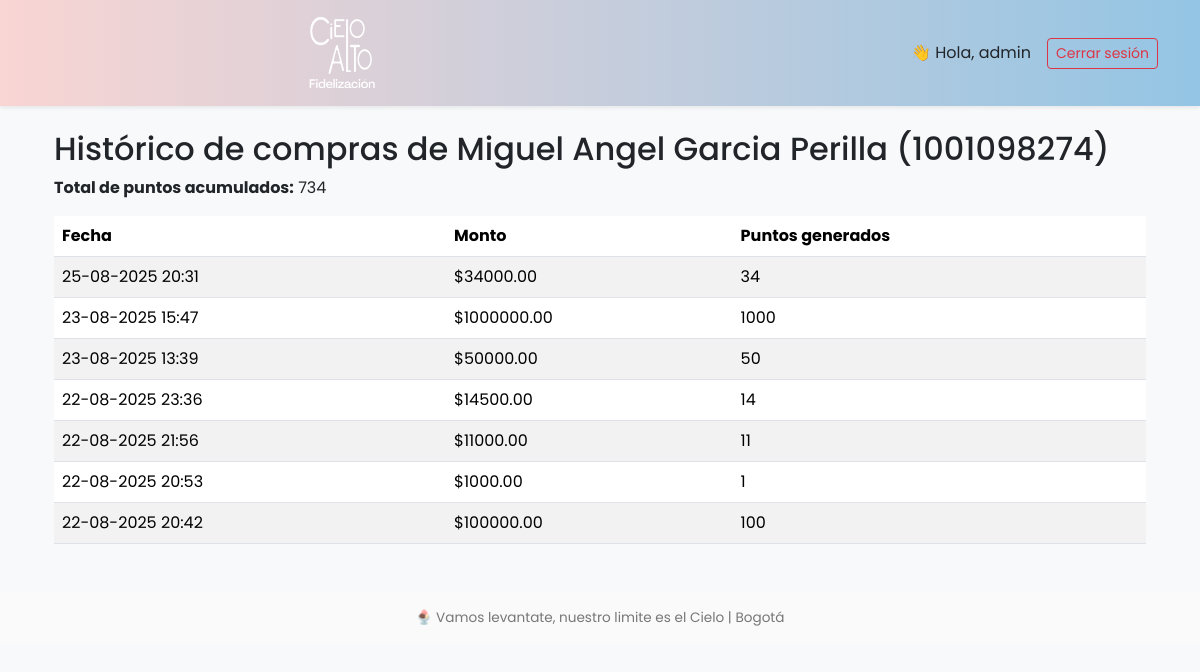
/compras/historico/1 (signed in), run on the app's committed database.
### models/login.py (models this page shows, shortened)
class Login(UserMixin, db.Model):
    id = db.Column(db.Integer, primary_key=True)
    username = db.Column(db.String(50), unique=True, nullable=False)
    password_hash = db.Column(db.String(128), nullable=False)
    rol = db.Column(db.String(20), nullable=False, default="general")

### models/cliente.py (models this page shows, shortened)
class Cliente(db.Model):
    __tablename__ = 'clientes'
    id = db.Column(db.Integer, primary_key=True)
    cedula = db.Column(db.String(20), unique=True, nullable=False)
    nombre = db.Column(db.String(100), nullable=False)
    correo = db.Column(db.String(120), unique=True, nullable=False)
    telefono = db.Column(db.String(20), nullable=True)
    fecha_nacimiento = db.Column(db.Date, nullable=True)
    puntos = db.Column(db.Integer, default=0)

### models/compra.py (models this page shows, shortened)
class Compra(db.Model):
    __tablename__ = "compras"
    id = db.Column(db.Integer, primary_key=True)
    cliente_id = db.Column(db.Integer, db.ForeignKey("clientes.id"), nullable=False)
    fecha = db.Column(db.DateTime, default=datetime.utcnow)
    monto_total = db.Column(db.Float, nullable=False)
    puntos_generados = db.Column(db.Integer, nullable=False)
    cliente = db.relationship("Cliente", backref="compras", lazy=True)

### routes/compra.py (the view)
@compra_bp.route("/historico/<int:cliente_id>")
@role_required("admin", "general")
def historico_compras(cliente_id):
    cliente = Cliente.query.get_or_404(cliente_id)
    compras = Compra.query.filter_by(cliente_id=cliente.id).order_by(Compra.fecha.desc()).all()
    return render_template("compras/historico.html", cliente=cliente, compras=compras)

### app.py (called while the page is built)
@login_manager.user_loader
def load_user(user_id):
    return Login.query.get(int(user_id))

@app.template_filter("bogota_time")
def bogota_time(value, fmt="%d-%m-%Y %H:%M"):
    if value is None:
        return ""
    bogota = pytz.timezone("America/Bogota")
    return value.replace(tzinfo=pytz.utc).astimezone(bogota).strftime(fmt)

### templates/compras/historico.html
{% extends "base.html" %}
{% block content %}
<div class="container mt-4">
    <h2>Histórico de compras de {{ cliente.nombre }} ({{ cliente.cedula }})</h2>
    <p><strong>Total de puntos acumulados:</strong> {{ cliente.puntos }}</p>
    {% if compras %}
        <table class="table table-striped">
            <thead>
                <tr>
                    <th>Fecha</th>
                    <th>Monto</th>
                    <th>Puntos generados</th>
                </tr>
            </thead>
            <tbody>
                {% for compra in compras %}
                    <tr>
                        <td>{{ compra.fecha|bogota_time }}</td>
                        <td>${{ "%.2f"|format(compra.monto_total) }}</td>
                        <td>{{ compra.puntos_generados }}</td>
                    </tr>
                {% endfor %}
            </tbody>
        </table>
    {% else %}
        <p>No hay compras registradas aún.</p>
    {% endif %}
</div>
{% endblock %}

### templates/base.html (shortened to what this page needs)
<!DOCTYPE html>
<html lang="es">
<head>
  <link rel="stylesheet" href="https://cdn.jsdelivr.net/npm/bootstrap@5.3.2/dist/css/bootstrap.min.css">
  <link rel="stylesheet" href="{{ url_for('static', filename='css/styles.css') }}">
</head>
<body class="bg-light" style="font-family: 'Poppins', sans-serif;">
<nav class="navbar navbar-expand-lg shadow-sm" style="background: linear-gradient(90deg, #f9d5d3, #94c5e4);">
  <div class="container">
    <a class="navbar-brand d-flex align-items-center fw-bold text-dark"
      {% if request.endpoint in ['users.consulta', 'users.resultados'] %}
        href="#"
        onclick="return false;"
      {% else %}
        href="{{ url_for('index') }}"
      {% endif %}>
      <img src="{{ url_for('static', filename='img/logo.png') }}" alt="Logo Cielo Alto" class="me-2" style="height:80px;">
    </a>
    <div class="ms-auto d-flex align-items-center">
      {% if current_user.is_authenticated %}
        <span class="me-3">👋 Hola, {{ current_user.username }}</span>
        <a href="{{ url_for('auth.logout') }}" class="btn btn-outline-danger btn-sm">Cerrar sesión</a>
      {% else %}
        <a href="{{ url_for('auth.login') }}" class="btn btn-outline-primary btn-sm">Iniciar sesión</a>
      {% endif %}
    </div>
  </div>
</nav>
  <div class="container my-4">
    {% block content %}{% endblock %}
  </div>
  <footer class="text-center py-3 mt-5" style="background-color: #fafafa; font-size: 0.85rem; color:#777;">
    <p class="mb-0">🍨 Vamos levantate, nuestro limite es el Cielo | Bogotá</p>
  </footer>
</body>
</html>

### static/css/styles.css (style rules this page uses)
.navbar-brand img { height: 80px; width: auto; }
.navbar .navbar-brand { margin-left: auto; margin-right: auto; }

### data on the page
Login: username "admin"
Cliente: nombre "Miguel Angel Garcia Perilla", cedula "1001098274", puntos "734"
Compra: fecha|bogota_time "25-08-2025 20:31", monto_total "34000.00", puntos_generados "34"
Compra: fecha|bogota_time "23-08-2025 15:47", monto_total "1000000.00", puntos_generados "1000"
Compra: fecha|bogota_time "23-08-2025 13:39", monto_total "50000.00", puntos_generados "50"
Compra: fecha|bogota_time "22-08-2025 23:36", monto_total "14500.00", puntos_generados "14"
Compra: fecha|bogota_time "22-08-2025 21:56", monto_total "11000.00", puntos_generados "11"
Compra: fecha|bogota_time "22-08-2025 20:53", monto_total "1000.00", puntos_generados "1"
Compra: fecha|bogota_time "22-08-2025 20:42", monto_total "100000.00", puntos_generados "100"
